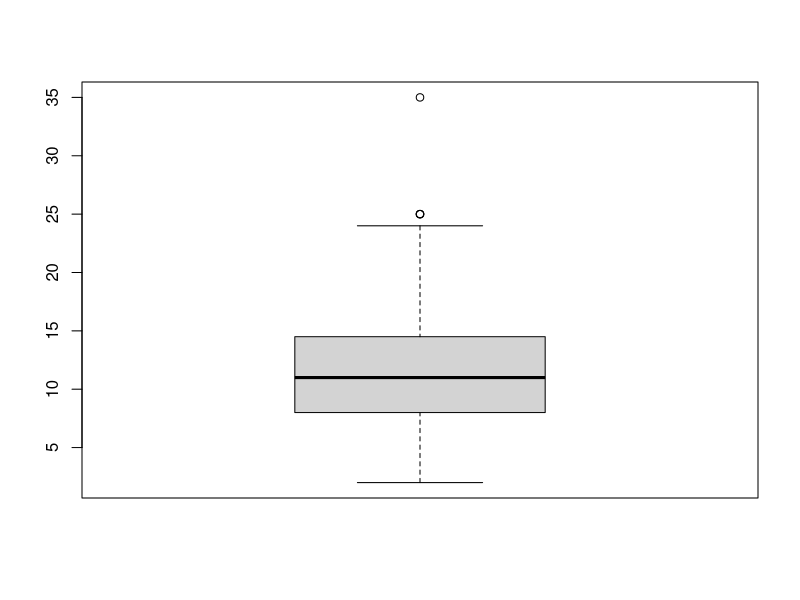
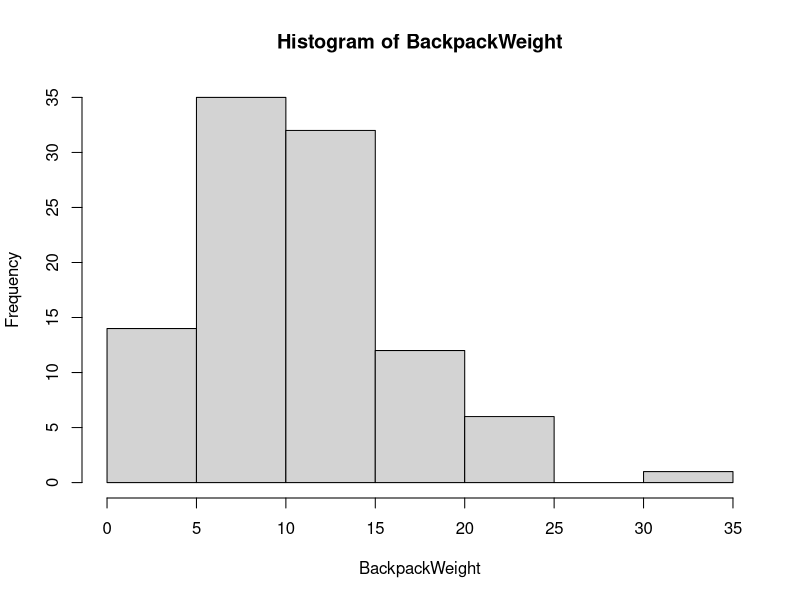
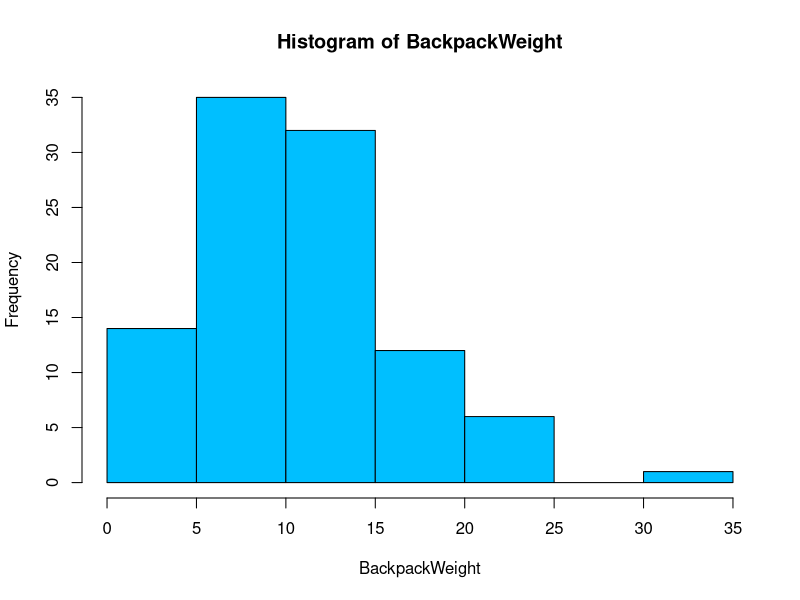
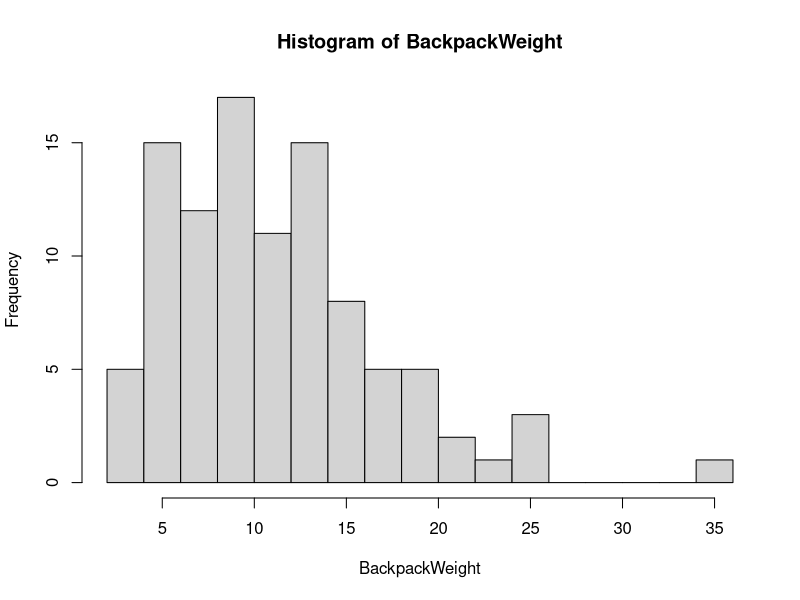
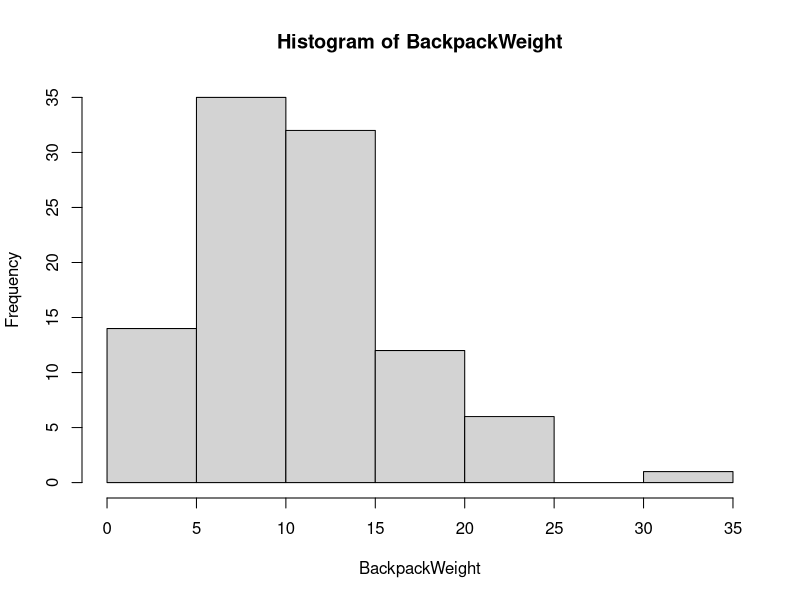
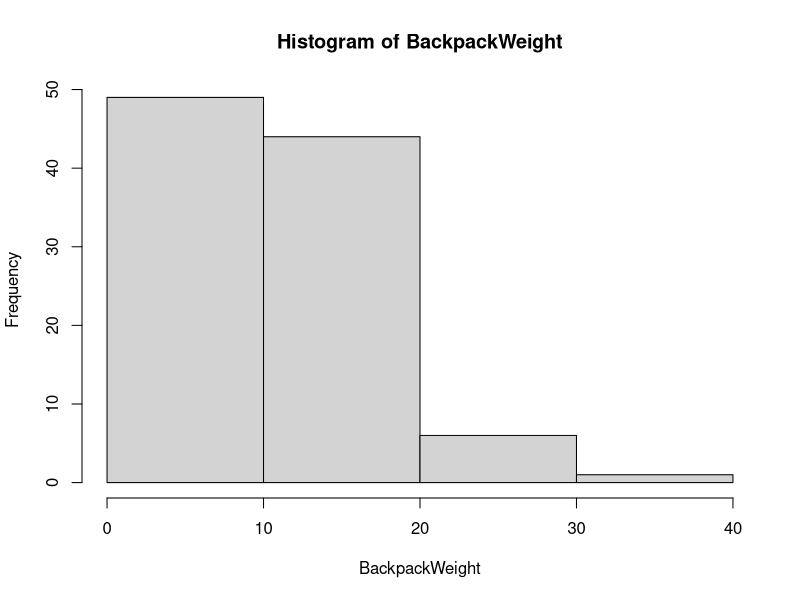
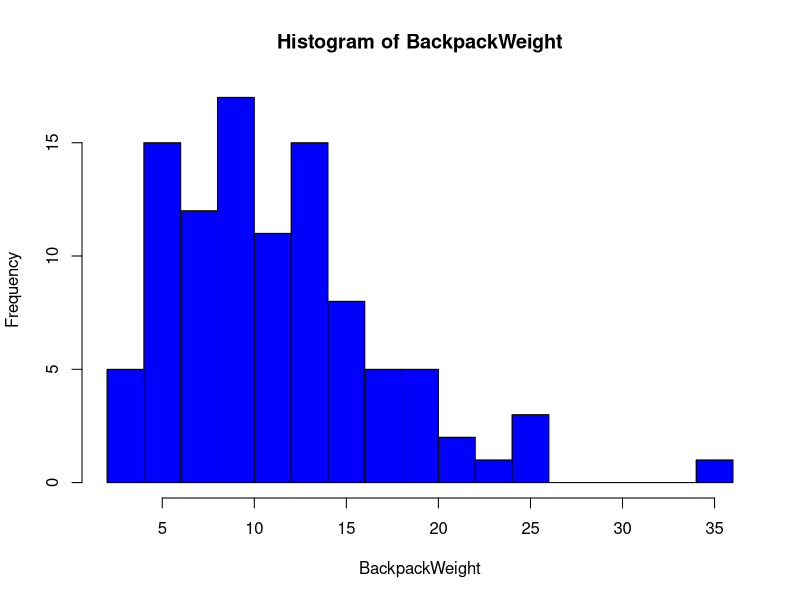
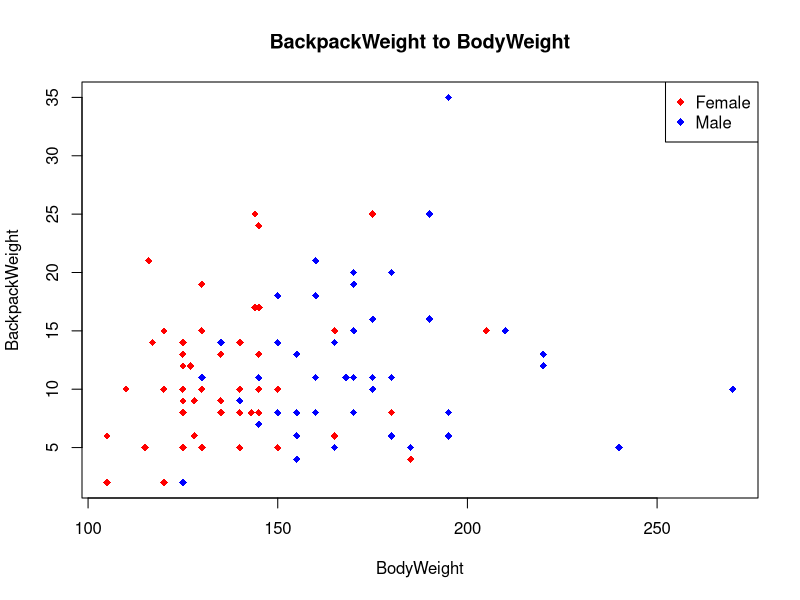

These charts were generated, in order, by the following R code:
# Ctrl + L clears console
# Load backpack dataset into R
backpack <- read.csv("data/backpack.csv", header = TRUE)

# Attach the file so that we can address column names directly
# Without attaching, we would have to type
# something like mean(backpack$BackpackWeight)
attach(backpack)

# Calculate some summary statistics
mean(BackpackWeight)
median(BackpackWeight)

# R is case-sensitive!
var(BackpackWeight)
var(BackpackWeight)
sd(BackpackWeight)
sqrt(var(BackpackWeight))

# 5-number summary
summary(BackpackWeight)

# Visual Summaries
stem(BackpackWeight)
boxplot(BackpackWeight)
hist(BackpackWeight)

# Help function
help(hist)

# Adjust colors
hist(BackpackWeight, col = "deepskyblue")

# Adjust bins
hist(BackpackWeight, breaks = 12)
hist(BackpackWeight, breaks = 6)
hist(BackpackWeight, breaks = c(0, 10, 20, 30, 40))

# Multiple commands
hist(BackpackWeight, col = "blue", breaks = 12)

# Scatterplot of BackpackWeight to BodyWeight
# plot(x, y, main, xlab, ylab, xlim, ylim, axes)
# x is the data set whose values are the horizontal coordinates.
# y is the data set whose values are the vertical coordinates.
# main is the tile of the graph.
# xlab is the label in the horizontal axis.
# ylab is the label in the vertical axis.
plot(BodyWeight, BackpackWeight, main = "BackpackWeight to BodyWeight", xlab = "BodyWeight", ylab = "BackpackWeight", col = ifelse(backpack$Sex == "Female", "Red", "Blue"), pch = 18)

legend("topright", legend = c("Female", "Male"), col = c("red", "blue"), pch = 18)
